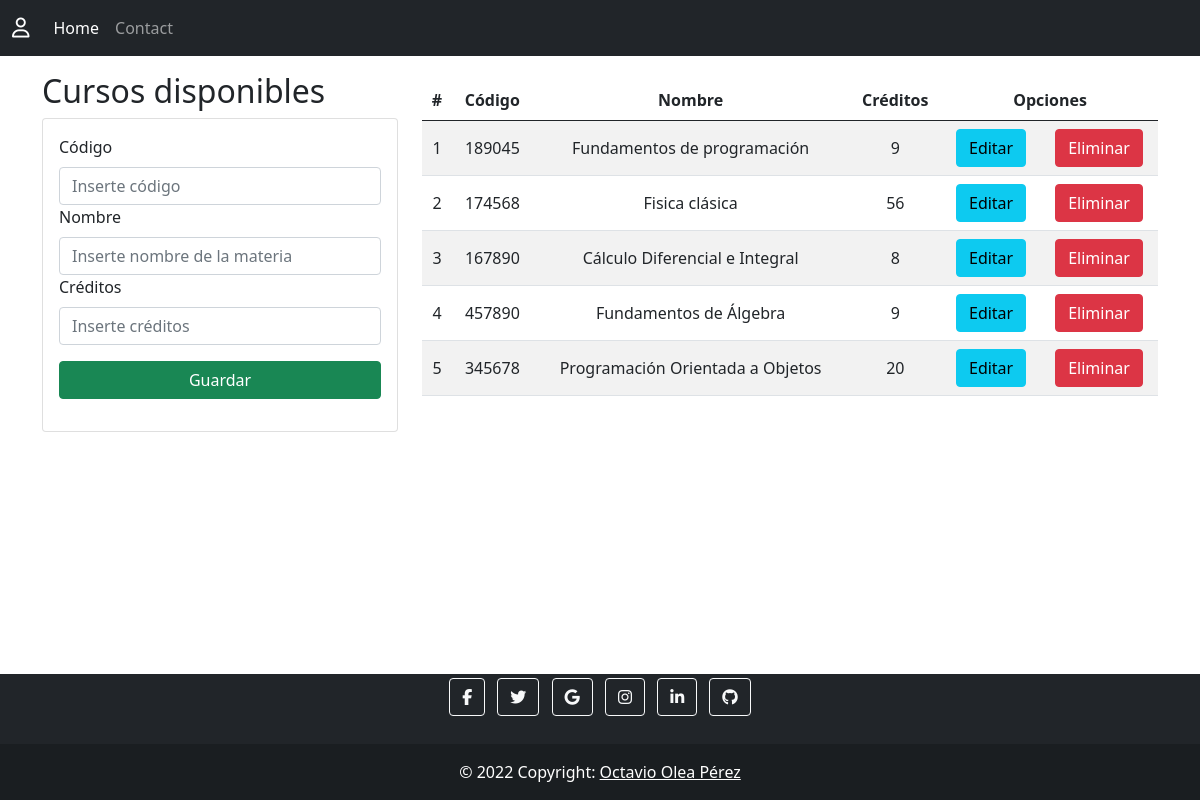
The page / on the database its author committed.
### Aplicaciones/Academico/models.py (models this page shows, shortened)
class Curso(models.Model):
    codigo=models.CharField(primary_key=True,max_length=100)
    nombre=models.CharField(max_length=100)
    creditos=models.PositiveSmallIntegerField()

### Aplicaciones/Academico/views.py (the view)
# urls.py: path('',views.home),
def home(request):
    cursos=Curso.objects.all()
    return render(request,'gestionCursos.html',{"cursos":cursos})

### Aplicaciones/Academico/templates/gestionCursos.html (shortened to what this page needs)
{% extends "./base.html" %} {% block title %} Home {% endblock %}
{% block body%}
<div class="row">
  <div class="col-sm-12 col-md-6 col-lg-4 col-xl-4">
    <h2>Cursos disponibles</h2>
    <div class="card">
        <div class="card-body">
            <form action="/registrarCurso/" method="post">{% csrf_token %}
               <div class="form-group">
                   <label for="codigo" class="form-label">Código</label>
                   <input type="number" class="form-control" id="codigo" name="codigo" placeholder="Inserte código" minlength="6" maxlength="6" required>
               </div>
               <div class="form-group">
                <label for="nombre" class="form-label">Nombre</label>
                <input type="text" class="form-control" id="nombre" name="nombre" placeholder="Inserte nombre de la materia" maxlength="100" required>
               </div>
               <div class="form-group">
                <label for="creditos" class="form-label">Créditos</label>
                <input type="number" class="form-control" id="creditos" name="creditos" placeholder="Inserte créditos" minlength="1" maxlength="9" required>
               </div>
               <button class="btn btn-success w-100 text-white my-3" type="submit">Guardar</button>
            </form>
        </div>
    </div>
  </div>
  <div class="col-sm-12 col-md-6 col-lg-8 col-xl-8">
    <div class="table-responsive py-2">
      <table class="table table-striped">
        <thead>
          <tr>
            <th>#</th>
            <th>Código</th>
            <th>Nombre</th>
            <th>Créditos</th>
            <th colspan="2">Opciones</th>
          </tr>
        </thead>
        <tbody>
          {%for curso in cursos %}
          <tr>
            <td>{{forloop.counter}}</td>
            <td>{{curso.codigo}}</td>
            <td>{{curso.nombre}}</td>
            <td>{{curso.creditos}}</td>
            <td><a href="obtenerCurso/{{curso.codigo}}" class="btn btn-info">Editar</a></td>
            <td><a href="eliminarCurso/{{curso.codigo}}" class="btn btn-danger eliminacion">Eliminar</a></td>
          </tr>
          {% endfor %}
        </tbody>
      </table>
    </div>
  </div>
</div>
{% endblock %}

### Aplicaciones/Academico/templates/base.html (shortened to what this page needs)
<!DOCTYPE html>
<html lang="en">
<head>
    {% load static %}
    <link href="https://cdn.jsdelivr.net/npm/bootstrap@5.0.2/dist/css/bootstrap.min.css" rel="stylesheet">
    <link rel="stylesheet" href="{% static 'css/style.css' %}">
</head>
<body>
    <nav class="navbar navbar-expand-lg navbar-dark bg-dark">
        <div class="container-fluid">
          <a class="navbar-brand" href="#"><i class="far fa-user"></i></a>
          <div class="collapse navbar-collapse" id="navbarNavAltMarkup">
            <div class="navbar-nav">
              <a class="nav-link active" aria-current="page" href="#">Home</a>
              <a class="nav-link" href="#">Contact</a>
            </div>
          </div>
        </div>
      </nav>
<div class="container my-3">
    {% block body %}
    {% endblock %}
</div>
<footer class="bg-dark text-center text-white">
    <div class="container">
      <section class="mb-4">
        <a
          class="btn btn-outline-light btn-floating m-1"
          href="#!"
          role="button"
          ><i class="fab fa-facebook-f"></i
        ></a>
        <a
          class="btn btn-outline-light btn-floating m-1"
          href="#!"
          role="button"
          ><i class="fab fa-twitter"></i
        ></a>
        <a
          class="btn btn-outline-light btn-floating m-1"
          href="#!"
          role="button"
          ><i class="fab fa-google"></i
        ></a>
        <a
          class="btn btn-outline-light btn-floating m-1"
          href="#!"
          role="button"
          ><i class="fab fa-instagram"></i
        ></a>
        <a
          class="btn btn-outline-light btn-floating m-1"
          href="#!"
          role="button"
          ><i class="fab fa-linkedin-in"></i
        ></a>
        <a
          class="btn btn-outline-light btn-floating m-1"
          href="#!"
          role="button"
          ><i class="fab fa-github"></i
        ></a>
      </section>
    </div>
    <div
      class="text-center p-3 copyright"
      style="background-color: rgba(0, 0, 0, 0.2)"
    >
      © 2022 Copyright:
      <a class="text-white" href="index.html">Octavio Olea Pérez</a>
    </div>
  </footer>
</body>
</html>

### Aplicaciones/Academico/static/css/style.css (style rules this page uses)
th, td { text-align: center; vertical-align: middle; }
footer { position: fixed; bottom: 0; width: 100%; }

### rows shown on the page
Curso: codigo "189045", nombre "Fundamentos de programación", creditos "9"
Curso: codigo "174568", nombre "Fisica clásica", creditos "56"
Curso: codigo "167890", nombre "Cálculo Diferencial e Integral", creditos "8"
Curso: codigo "457890", nombre "Fundamentos de Álgebra", creditos "9"
Curso: codigo "345678", nombre "Programación Orientada a Objetos", creditos "20"
